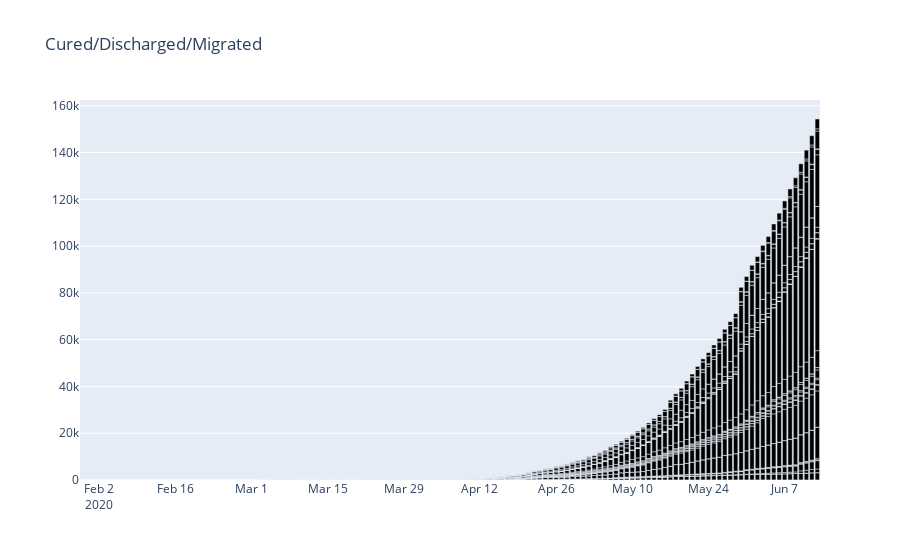

The code cell stored with this chart in its notebook:
### Code cell
plot_daily('Cured/Discharged/Migrated', '#000000')

### Figure 1 — Plotly figure (JSON) as saved in the notebook; plotly's stock layout.template omitted (floating-point values rounded to 4 significant figures; data arrays with more than 128 entries replaced by an {"elided": "..."} marker saying what was removed)
{"data": [{"alignmentgroup": "True", "hovertemplate": "Date=%{x}<br>Cured/Discharged/Migrated=%{y}<extra></extra>", "legendgroup": "", "marker": {"color": "#000000"}, "name": "", "offsetgroup": "", "orientation": "v", "showlegend": false, "textposition": "auto", "type": "bar", "x": {"elided": "2951 str values"}, "xaxis": "x", "y": {"elided": "2951 int values"}, "yaxis": "y"}], "layout": {"barmode": "relative", "legend": {"tracegroupgap": 0}, "title": {"text": "Cured/Discharged/Migrated"}, "xaxis": {"anchor": "y", "domain": [0, 1], "title": {"text": ""}}, "yaxis": {"anchor": "x", "domain": [0, 1], "title": {"text": ""}}}}
